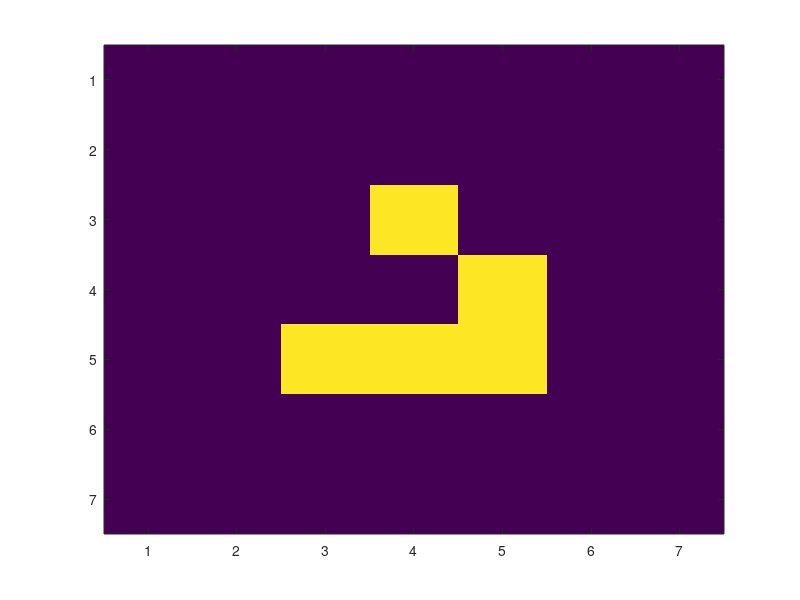

Write MATLAB code to recreate this figure. (Note: this script raises an error after producing the figure.)
SizeOfGame = 7; % no magic numbers
num_gen = 56; % could be integers

% alternative: storing every generation
% Life = zeros(SizeOfGame,SizeOfGame,57);

% initialization
Life1 = zeros(SizeOfGame); % dense, not sparse, matrix
Life1(5,3) = 1; % could be logicals
Life1(5,4) = 1;
Life1(5,5) = 1;
Life1(4,5) = 1;
Life1(3,4) = 1;

Life2 = zeros(SizeOfGame);

Display_time = 0.1;

% display
imagesc(Life1);
% grid('on');
drawnow;
pause(Display_time);

generation = 1;
% computation and animation loop
while generation <= num_gen
%     alternative: storing every generation
%     [Life(:,:,generation),Life(:,:,generation + 1)] = ...
%         advance(Life(:,:,generation),Life(:,:,generation + 1))
    if mod(generation,2) == 1
        [Life1,Life2] = advance(Life1,Life2);
        imagesc(Life2);
        drawnow;
        pause(Display_time);
    else % == 0
        [Life2,Life1] = advance(Life2,Life1);
        imagesc(Life1);
        drawnow;
        pause(Display_time);
    end

    generation = generation + 1;
end

function [Life1,Life2] = advance(Life1,Life2)
% passing by reference
% buffers

% function Life2 = advance(Life1)
% passing by value:
% 1) create a temporary copy of Life1
% 2) creates Life2
% 3) deletes the temporary of Life1

size_univ = size(Life1,1);

living_neighbors = 0;
% cache performance
for row = 1:size_univ
    for col = 1:size_univ
        % counting the living neighbors
        if row - 1 == 0
            new_row = size_univ;
        else
            new_row = row - 1;
        end
        if Life1(new_row,col) == 1
            living_neighbors = living_neighbors + 1;
        end
        if row + 1 == size_univ + 1
            new_row = 1;
        else
            new_row = row + 1;
        end
        if Life1(new_row,col) == 1
            living_neighbors = living_neighbors + 1;
        end
        if col - 1 == 0
            new_col = size_univ;
        else
            new_col = col - 1;
        end
        if Life1(row,new_col) == 1
            living_neighbors = living_neighbors + 1;
        end
        if col + 1 == size_univ + 1
            new_col = 1;
        else
            new_col = col + 1;
        end
        if Life1(row,new_col) == 1
            living_neighbors = living_neighbors + 1;
        end
        if row - 1 == 0
            new_row = size_univ;
        else
            new_row = row - 1;
        end
        if col - 1 == 0
            new_col = size_univ;
        else
            new_col = col - 1;
        end
        if Life1(new_row,new_col) == 1
            living_neighbors = living_neighbors + 1;
        end
        if row - 1 == 0
            new_row = size_univ;
        else
            new_row = row - 1;
        end
        if col + 1 == size_univ + 1
            new_col = 1;
        else
            new_col = col + 1;
        end
        if Life1(new_row,new_col) == 1
            living_neighbors = living_neighbors + 1;
        end
        if row + 1 == size_univ + 1
            new_row = 1;
        else
            new_row = row + 1;
        end
        if col - 1 == 0
            new_col = size_univ;
        else
            new_col = col - 1;
        end
        if Life1(new_row,new_col) == 1
            living_neighbors = living_neighbors + 1;
        end
        if row + 1 == size_univ + 1
            new_row = 1;
        else
            new_row = row + 1;
        end
        if col + 1 == size_univ + 1
            new_col = 1;
        else
            new_col = col + 1;
        end
        if Life1(new_row,new_col) == 1
            living_neighbors = living_neighbors + 1;
        end
        
        % applying the rules
        if Life1(row,col)==1
            if (living_neighbors == 0 || living_neighbors == 1)
                Life2(row,col)=0; %% die underpopulation
            elseif (living_neighbors == 2 || living_neighbors == 3)
                Life2(row,col)=1; %% survival
            elseif (living_neighbors >= 4)
                Life2(row,col)=0; %% death from overpopulation
            end
        else % Life1(row,col)==0
            if (living_neighbors == 3)
                Life2(row,col)=1; %% birth by reproduction
            else
                Life2(row,col)=0;
            end
        end %% ifend
        
        living_neighbors = 0;
    end
end
